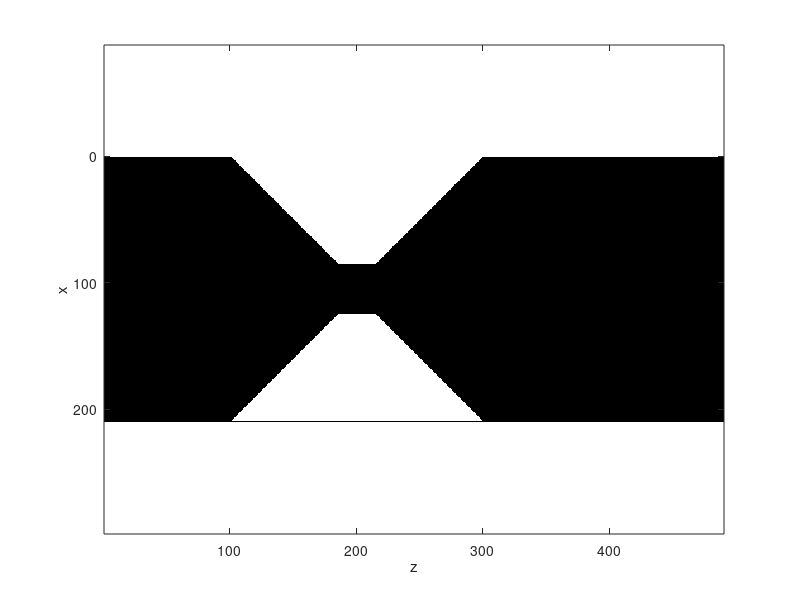

Reproduce this figure in MATLAB. (Note: this script raises an error after producing the figure.)
%depth is y-axes, that means view is on x-z plane (looking from the side)
% the boundaries on top and 
%y-z plane where x = {0,xmax} is not given and set in the simulation
clear all;
close all;

x_len = 210;
z_len = 490;

scen = zeros(x_len, z_len); %+2 is ghoast layers

bottom_w = 200;
top_w = 30;

start = 100;


for i = 1:(bottom_w-top_w)/2
    
    for j = 1:bottom_w-2*i
        scen(i, start+i+j) = 1;
        scen(x_len-i, start+i+j) = 1;
        
    end
    
end


scen = logical(scen);

colormap([0,0,0; 1,1,1])
image(scen); %TODO: make better color-scheme
axis equal;
xlabel('z');
ylabel('x');

%imwrite(scen, 'test.jpg');
pgmwrite(scen, 'Bottleneck');